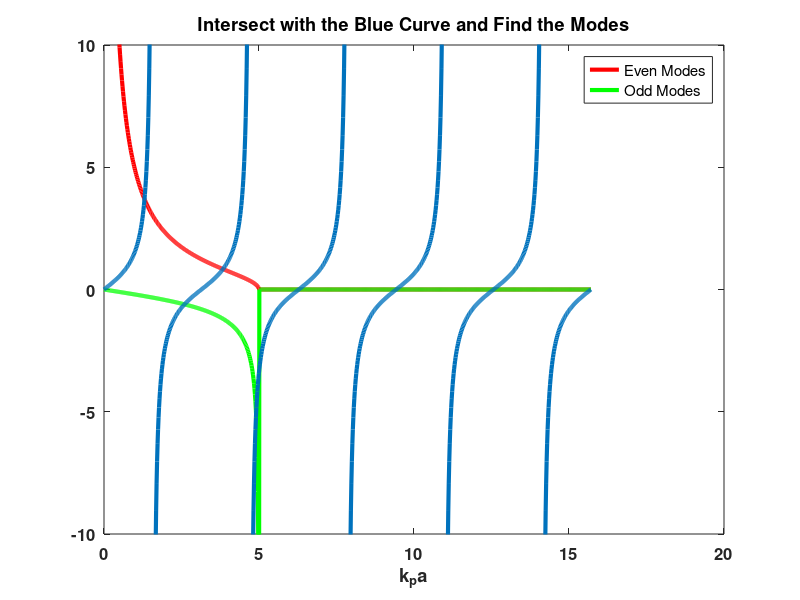

This figure's MATLAB source: (Note: this script raises an error after producing the figure.)
%Atilla Ozgur Cakmak
%Calculating bound modes inside the finite well
%The user enters the beta value for the potential well and the plots show
%how many crossings are created as a result. 
clear all
clc
% close all

%constants
m=9.1e-31; %mass of electron
h=6.626e-34; %Planck's constant

%variables
beta=input('Enter beta: '); %beta constant of the rectangular potential
k_pa=[0:5*pi/1000:5*pi]; %wavevector times well width gives us a dimensionless variable

%equations
eq1=sqrt(beta^2-k_pa.^2)./k_pa;  %red
eq2=-k_pa./sqrt(beta^2-k_pa.^2); %green
eq3=tan(k_pa);

%plotting
figure
plot(k_pa,eq1,'r','LineWidth',3)
hold
plot(k_pa,eq2,'g','LineWidth',3)
plot(k_pa,eq3,'LineWidth',3)
ylim([-10 10])
xlabel('k_pa')
%grid on
title('Intersect with the Blue Curve and Find the Modes');
legend('Even Modes','Odd Modes');
set(gca,'fontsize',12,'fontweight','bold')

syms x;
even=input('red(1) or green(0) curve?: ');
if even==1
    eqnLeft=sqrt(beta^2-x^2)./x;
else
    eqnLeft=-x/sqrt(beta^2-x^2);
end
eqnRight=tan(x);
vicinity=input('enter vicinity of kpa(try to choose a guessing point that will be away from the next solution): ');
display('if an error occurs, choose a better guess in the vicinity of the kpa to find the mode');
k_pa=vpasolve(eqnLeft==eqnRight,x,vicinity);
%user enters whether the mode is even or not based on k_pa crossing
%eg. n=1 is even, first crossing is even

%calculation of the mode
V0=input('enter V0 potential of the well in eV (negative potential): ')*1.6e-19;
E_over_V0=(beta^2-k_pa^2)/beta^2;
E=V0*E_over_V0;
a=beta*h/(2*pi)/sqrt(2*m*abs(V0)); %sorting out the thickness of the potential
k=sqrt(2*m*E)*2*pi/h;
k_p=sqrt(2*m*(E-V0))*2*pi/h;
x_range=input('enter x range in a (positive number from -x_range*a to x_range*a): ');
x=[-x_range*a:4*a/100:x_range*a];
C=1;
F=(k_p+k)*exp(i*(k-k_p)*a)/(2*k_p)*C;
G=(k_p-k)*exp(i*(k+k_p)*a)/(2*k_p)*C;
M12=i/2*(k_p/k-k/k_p)*sin(2*k_p*a);
B=C/M12; %A=0

    Psi_L=B*exp(-i*k*x);
    Psi_I=F*exp(i*k_p*x)+G*exp(-i*k_p*x);
    Psi_R=C*exp(i*k*x);
    [temp,index1]=min(abs(x+a));
    [temp,index2]=min(abs(x-a));
    Psi(1:index1)=Psi_L(1:index1);
    Psi(index1+1:index2)=Psi_I(index1+1:index2);
    Psi(index2+1:length(x))=Psi_R(index2+1:length(x));
    %taking numerical integral with Simpson's rule
    integ=0;
    for iii=2:length(Psi)-1
        if mod(iii,2)==1
            integ=integ+4*abs(Psi(iii))^2;
        else
            integ=integ+2*abs(Psi(iii))^2;
        end
    end
    integ_total=(integ+abs(Psi(1))^2+abs(Psi(length(Psi)))^2)*4*a/100*1/3; %integral dx should be same as x resolution
    %integ_total(ii)=trapz(x,abs(Psi(ii,:)).^2);
    Psi=Psi/integ_total;
for i=1:length(x)
    well_L(i)=-a;
    well_R(i)=a;
end
figure
plot(x*1e9,Psi,'LineWidth',3)
hold
plot(well_L*1e9,[-1:2/(length(x)-1):1]*max(Psi),':k','LineWidth',5); %well borders -5 to 5 taken
plot(well_R*1e9,[-1:2/(length(x)-1):1]*max(Psi),':k','LineWidth',5);
legend(['E=' num2str(double(E/1.6e-19)) 'eV in V_0 of ' num2str(double(V0/1.6e-19)) 'eV, a=' num2str(a*1e9) 'nm'])
title('Mode in a Finite Well from -a to a');
xlabel('position x (nm)');
ylabel('Amplitude');
axis tight;
grid on;
set(gca,'fontsize',16,'fontweight','bold')

            
    
    
    
    
